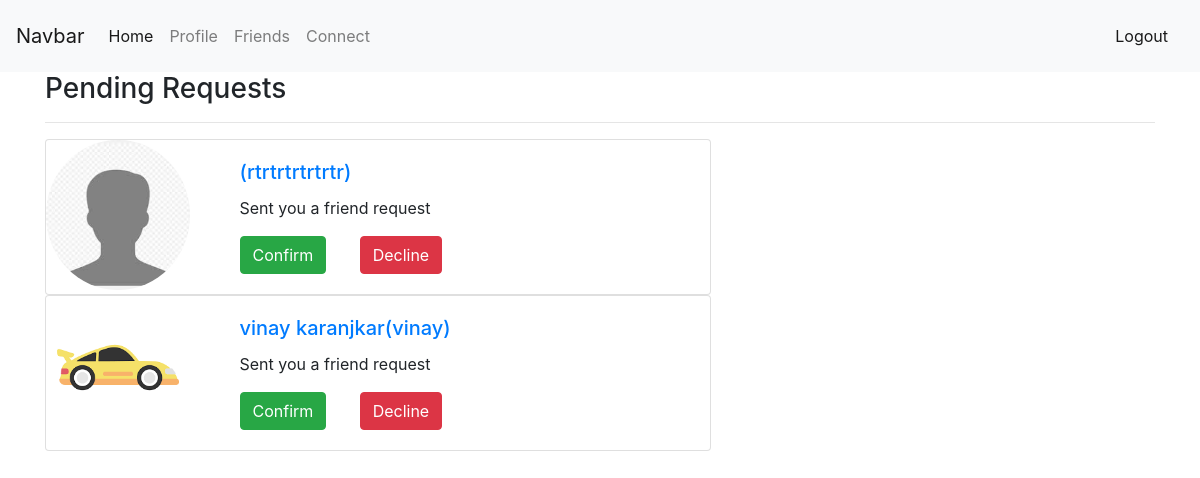
/profile/Friends/ (signed in), run on the app's committed database.
### profiles/models.py (models this page shows, shortened)
class Profile(models.Model):
	first_name  = models.CharField (max_length=200)
	last_name = models.CharField (max_length=200,blank=True)
	user = models.OneToOneField(User, on_delete=models.CASCADE)
	bio = models.TextField(max_length=300,blank=True)
	email = models.EmailField(max_length=200)
	country = models.CharField(max_length=50)
	avatar = models.ImageField(default='avatar.jfif',upload_to='avatars/')
	slug = models.SlugField(unique=True, blank=True)
	friends = models.ManyToManyField(User, blank=True, related_name='friends')
	created_at = models.DateField(auto_now_add=True)
	updated_at = models.DateField(auto_now=True)
	def __str__(self):
		return f"{self.first_name} {self.last_name}({self.user.username})"
	def get_all_friends(self):
		return self.friends.all()

### profiles/views.py (the view)
# urls.py: path('Friends/',profile_list_view, name='profile_list_view'),
@login_required
def profile_list_view(request):
	profile = Profile.objects.get(user=request.user)
	friends = []
	temp = profile.get_all_friends()
	for t in temp:
		friends.append(Profile.objects.get(user=t))
	pending = Relationship.objects.filter(receiver=profile, status='pending')
	friends_pending =list(map(lambda x: x.sender, pending))
	wating = Relationship.objects.filter(sender=profile, status='pending')
	wating_approval =list(map(lambda x: x.receiver, wating))
	all_profile = Profile.objects.all().exclude(user__in=temp).exclude(user=request.user)
	ctx = {
	'profile':profile,
	'all_profile': all_profile,
	'friends':friends,
	'friends_pending':friends_pending,
	'wating_approval':wating_approval
	}
	return render(request, 'profile/friends.html',ctx)

### templates/profile/friends.html (shortened to what this page needs)
{% extends "base.html" %}
{% block body %}
{% if friends_pending %}
<h3>Pending Requests</h3>
	<hr>
	{% for friend in friends_pending %}
		<div class="card" style="width: 60%;">
			<div class="row">
				<div class="col-sm-3">
					<a href="{% url 'profiles:profile_view' slug=friend.slug %}">
						<img class="card-img-top rounded-circle"
						src="{{friend.avatar.url}}" alt="Card image cap"></a>
				</div>
				<div class="col-sm-9">
					<div class="card-body">
						<a href="{% url 'profiles:profile_view' slug=friend.slug %}">
					    <h5 class="card-title">{{friend}}</h5></a>
					    <p class="card-text">Sent you a friend request</p>
					    <div class="row">
					    	<div class="col-sm-3">
					    	<form action="{% url 'profiles:confirm_friend' %}" method="POST">
	                            <button type="submit" class="btn btn-success">Confirm</button>
	                        </form>
						    </div>
						    <div class="col-sm-3">
							    <form action="{% url 'profiles:remove_friend' %}" method="POST">
		                            <button type="submit" class="btn btn-danger">Decline</button>
		                        </form>
	                        </div>
						</div>
					  </div>
				</div>
			</div>
		</div>
	{% endfor %}
{% endif %}
	<br>
	{% endblock body %}

### data on the page
Profile: avatar (placeholder picture), first_name+last_name+user "(rtrtrtrtrtrtr)"
Profile: avatar (picture), first_name+last_name+user "vinay karanjkar(vinay)"
